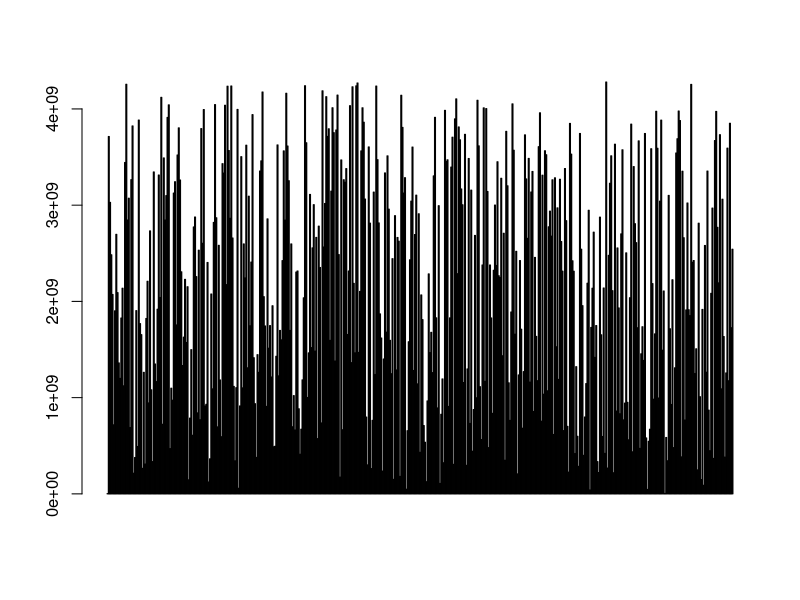
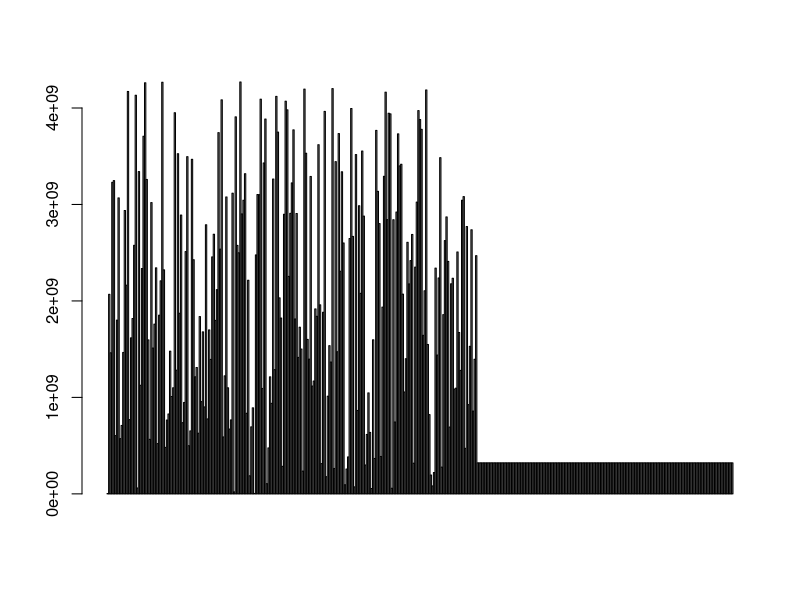
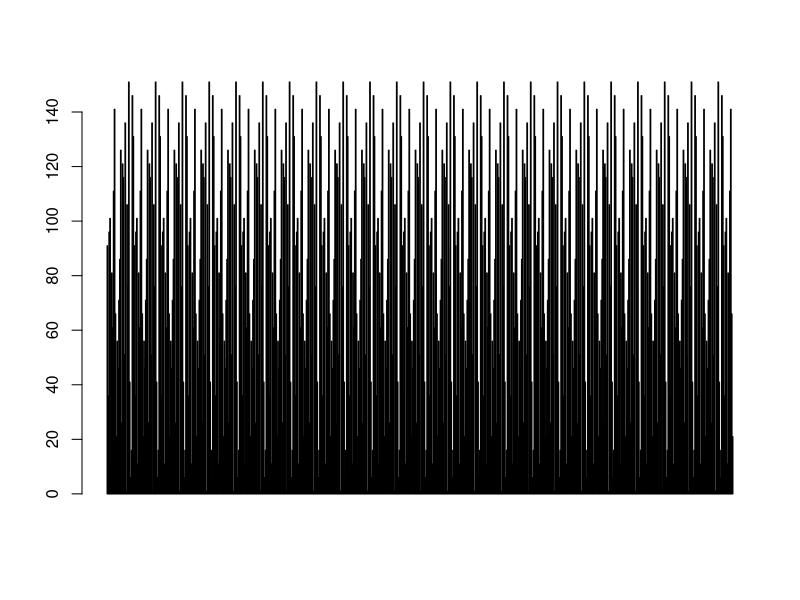
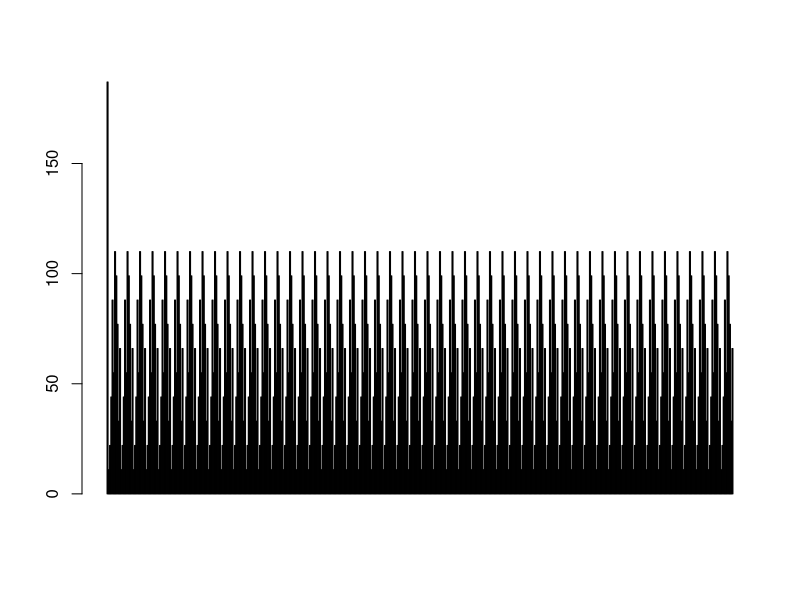
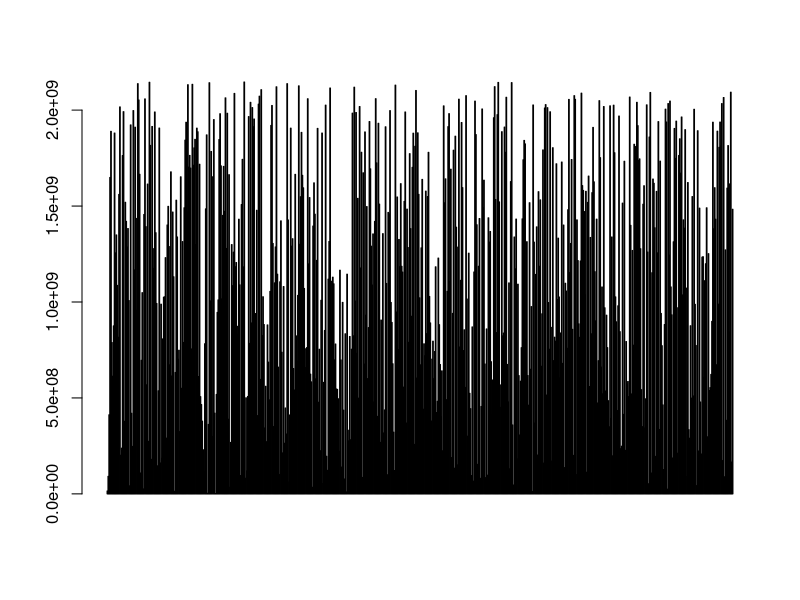
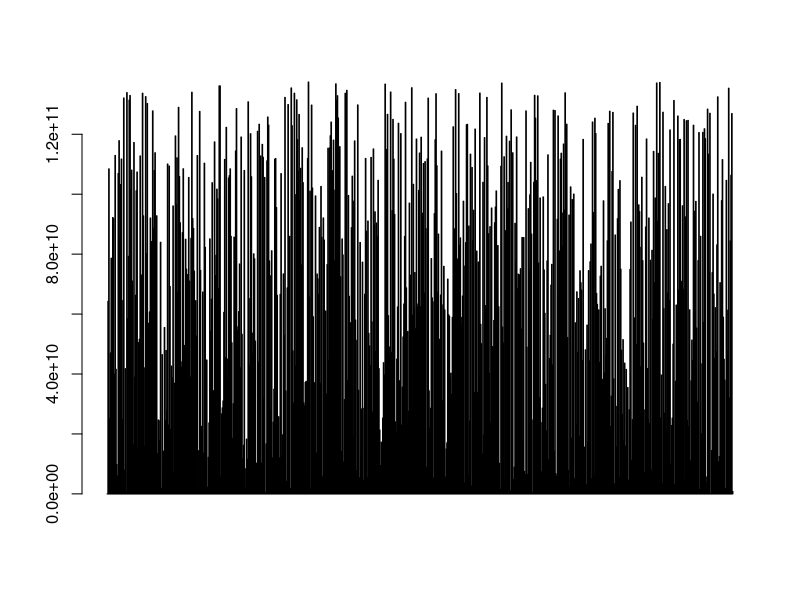
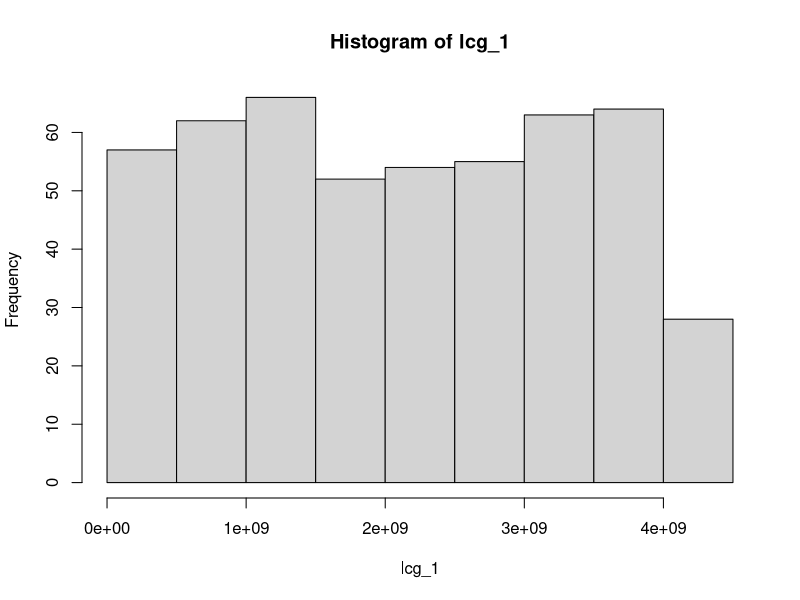
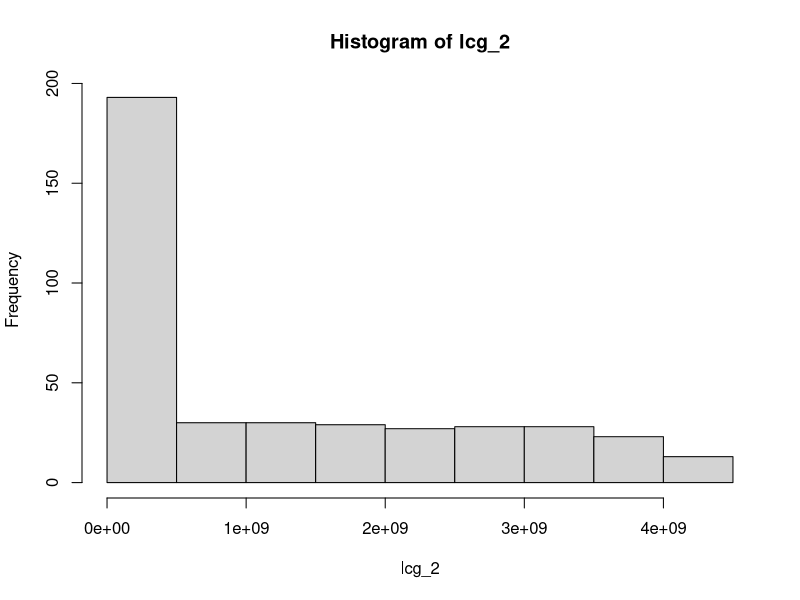

These charts were generated, in order, by the following R code:
#~~~~~Laboratorul 4~~~~

#__Exercitii

#Linear Congruential Generator
#parameters for LCG

#__Exercitiul 1


#1. Sa se genereze minim doua siruri de numere aleatoare de lungimi diferite,
#   cu cel putin 3 generatori, dintre cei prezentati in scriptul de pe site.


lcg = function(a0, a1, m, x0, n) #linear congruential generator (LCG)
{
  x = rep(0,n+1)  # rep(x, times) or replicate (x, length.out) – replicate the values in x  (how many times 
  #or the length of replicate
  x[1] = x0
  for(i in 1:n+1)
  {
    if(i == 1)
      x[i] = x0
    else
      x[i] = (a0 + (a1 * x[i-1])) %% m
  }
  return(x)
}

lcg_1 <- lcg(a0 = 1467945236, a1 = 2698231, m = 2^32 , x0 = 2768923, n = 500)
lcg_1
lcg_2 <- lcg(a0 = 1972891241, a1 = 2579842, m = 2^32 , x0 = 3567742, n = 400)
lcg_2


mcg = function(a1, m, x0, n) 
{
  x = rep(0,n+1)
  x[1] = x0
  for(i in 1:n+1)
  {
    if(i == 1)
      x[i] = x0
    else
      x[i] = (a1 * x[i-1]) %% m
  }
  return(x)
}
mcg_1 <- mcg(a1 = 261, m = 155, x0 = 91, n = 700)
mcg_1
mcg_2 <- mcg(a1 = 233, m = 121, x0 = 187, n = 500)
mcg_2


#RANDU (a special case of MCG)

randu = function(x0, n) 
{
  x = rep(0,n+1)
  x[1] = x0
  for(i in 1:n+1)
  {
    if(i == 1)
      x[i] = x0
    else
      x[i] = (65539 * x[i-1]) %% (2^31)
  }
  return(x[-1])
}

randu_1 <- randu(233,700)
randu_1

randu = function(x0, n) 
{
  x = rep(0,n+1)
  x[1] = x0
  for(i in 1:n+1)
  {
    if(i == 1)
      x[i] = x0
    else
      x[i] = (567313 * x[i-1]) %% (2^37)
  }
  return(x[-1])
}
randu_2 <- randu(16,800)
randu_2


#__Exercitiul 2

#2. Reprezentarea grafica a secventelor rezultate.

barplot(lcg_1)
barplot(lcg_2)

barplot(mcg_1)
barplot(mcg_2)

barplot(randu_1)
barplot(randu_2)

#__Exercitiul 3

#3. Trasati histogramele pentru fiecare sir de numere in parte.

hist(lcg_1)
hist(lcg_2)

hist(mcg_1)
hist(mcg_2)

hist(randu_1)
hist(randu_2)

#__Exercitiul 5

#5. Studiati autocorelatia fiecarei serii de numere aleatoare. Verificati daca secventele sunt cu adevarat aleatoare.

acf(lcg_1)
acf(lcg_2)

acf(mcg_1)
acf(mcg_2)

acf(randu_1)
acf(randu_2)
